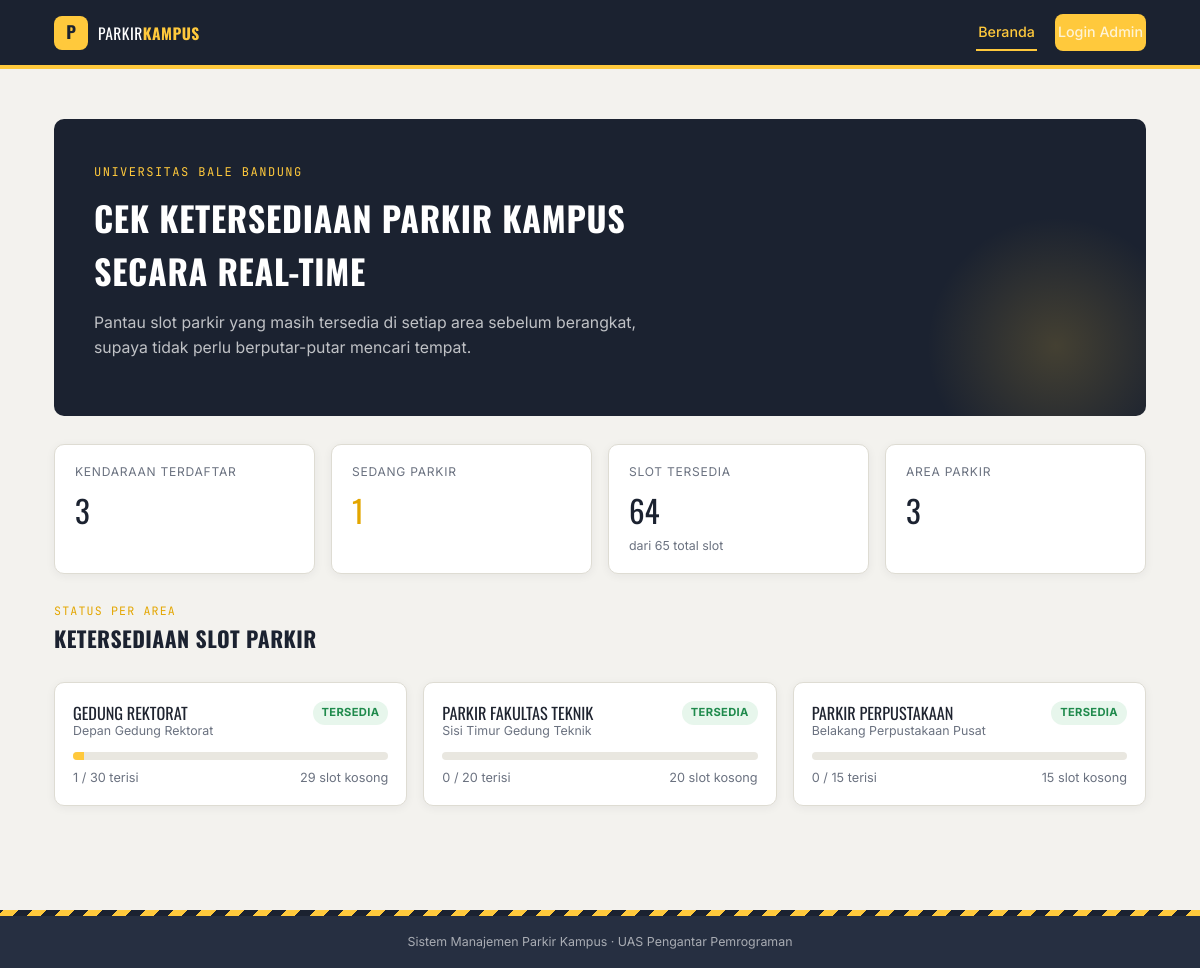
The page / on the database its author committed.
### models.py (models this page shows, shortened)
class AreaParkir(db.Model):
    __tablename__ = "area_parkir"
    id = db.Column(db.Integer, primary_key=True)
    nama_area = db.Column(db.String(100), unique=True, nullable=False)
    lokasi = db.Column(db.String(150), nullable=True)
    kapasitas = db.Column(db.Integer, nullable=False, default=0)
    keterangan = db.Column(db.String(255), nullable=True)
    created_at = db.Column(db.DateTime, default=datetime.utcnow)
    transaksi = db.relationship(
        "Transaksi", backref="area", cascade="all, delete-orphan", lazy=True
    )
    @property
    def terpakai(self):
        return sum(1 for t in self.transaksi if t.status == "Masih Parkir")
    @property
    def tersedia(self):
        return max(self.kapasitas - self.terpakai, 0)
    @property
    def penuh(self):
        return self.terpakai >= self.kapasitas

class Transaksi(db.Model):
    __tablename__ = "transaksi"
    id = db.Column(db.Integer, primary_key=True)
    kendaraan_id = db.Column(db.Integer, db.ForeignKey("kendaraan.id"), nullable=False)
    area_id = db.Column(db.Integer, db.ForeignKey("area_parkir.id"), nullable=False)
    waktu_masuk = db.Column(db.DateTime, default=datetime.utcnow, nullable=False)
    waktu_keluar = db.Column(db.DateTime, nullable=True)
    status = db.Column(db.String(20), nullable=False, default=STATUS_TRANSAKSI[0])
    petugas = db.Column(db.String(100), nullable=False)
    catatan = db.Column(db.String(255), nullable=True)
    created_at = db.Column(db.DateTime, default=datetime.utcnow)

### routes/public.py (the view)
@public_bp.route("/")
def index():
    total_kendaraan = Kendaraan.query.count()
    total_area = AreaParkir.query.count()
    sedang_parkir = Transaksi.query.filter_by(status="Masih Parkir").count()
    total_kapasitas = db.session.query(db.func.sum(AreaParkir.kapasitas)).scalar() or 0
    total_tersedia = max(total_kapasitas - sedang_parkir, 0)
    daftar_area = AreaParkir.query.order_by(AreaParkir.nama_area.asc()).all()
    return render_template(
        "public/index.html",
        nama_kampus=current_app.config.get("NAMA_KAMPUS"),
        total_kendaraan=total_kendaraan,
        total_area=total_area,
        sedang_parkir=sedang_parkir,
        total_kapasitas=total_kapasitas,
        total_tersedia=total_tersedia,
        daftar_area=daftar_area,
    )

### templates/public/index.html (shortened to what this page needs)
{% extends "base.html" %}
{% block content %}
<section class="hero">
  <span class="eyebrow">{{ nama_kampus }}</span>
  <h1>Cek Ketersediaan Parkir Kampus Secara Real-Time</h1>
  <p class="lead">
    Pantau slot parkir yang masih tersedia di setiap area sebelum berangkat,
    supaya tidak perlu berputar-putar mencari tempat.
  </p>
</section>
<div class="stat-grid">
  <div class="stat-card">
    <div class="stat-label">Kendaraan Terdaftar</div>
    <div class="stat-value">{{ total_kendaraan }}</div>
  </div>
  <div class="stat-card">
    <div class="stat-label">Sedang Parkir</div>
    <div class="stat-value accent">{{ sedang_parkir }}</div>
  </div>
  <div class="stat-card">
    <div class="stat-label">Slot Tersedia</div>
    <div class="stat-value">{{ total_tersedia }}</div>
    <div class="stat-sub">dari {{ total_kapasitas }} total slot</div>
  </div>
  <div class="stat-card">
    <div class="stat-label">Area Parkir</div>
    <div class="stat-value">{{ total_area }}</div>
  </div>
</div>
<div class="section-head">
  <div>
    <span class="kicker">Status per area</span>
    <h2>Ketersediaan Slot Parkir</h2>
  </div>
</div>
{% if daftar_area %}
<div class="area-grid">
  {% for area in daftar_area %}
    <div class="area-card">
      <div class="area-card__head">
        <div>
          <div class="area-card__name">{{ area.nama_area }}</div>
          {% if area.lokasi %}<div class="area-card__loc">{{ area.lokasi }}</div>{% endif %}
        </div>
        {% if area.penuh %}
          <span class="badge badge--full">Penuh</span>
        {% elif area.tersedia <= 5 %}
          <span class="badge badge--warn">Hampir Penuh</span>
        {% else %}
          <span class="badge badge--ok">Tersedia</span>
        {% endif %}
      </div>
      <div class="progress">
        <div class="progress__bar {{ 'is-full' if area.penuh }}"
             style="width: {{ (area.terpakai / area.kapasitas * 100) if area.kapasitas else 0 }}%;"></div>
      </div>
      <div class="area-card__meta">
        <span>{{ area.terpakai }} / {{ area.kapasitas }} terisi</span>
        <span>{{ area.tersedia }} slot kosong</span>
      </div>
    </div>
  {% endfor %}
</div>
{% else %}
<div class="table-wrap"><div class="empty-state">
  <strong>Belum ada area parkir</strong>
  Data area parkir akan tampil di sini setelah admin menambahkannya.
</div></div>
{% endif %}
{% endblock %}

### templates/base.html (shortened to what this page needs)
<!DOCTYPE html>
<html lang="id">
<head>
<link rel="stylesheet" href="{{ url_for('static', filename='css/style.css') }}">
</head>
<body>
{% include "partials/navbar.html" %}
<main class="page">
  {% block content %}{% endblock %}
</main>
<footer class="site-footer">
  <div class="stripe-bar" aria-hidden="true"></div>
  <p>Sistem Manajemen Parkir Kampus &middot; UAS Pengantar Pemrograman</p>
</footer>
</body>
</html>

### templates/partials/navbar.html
<header class="navbar">
  <div class="navbar__inner">
    <a href="{{ url_for('public.index') }}" class="navbar__brand">
      <span class="brand-badge">P</span>
      <span class="brand-text">Parkir<strong>Kampus</strong></span>
    </a>
    <nav class="navbar__links">
      <a href="{{ url_for('public.index') }}" class="{{ 'is-active' if request.endpoint == 'public.index' }}">Beranda</a>
      {% if session.get('admin_id') %}
        <a href="{{ url_for('admin.dashboard') }}" class="{{ 'is-active' if request.endpoint and request.endpoint.startswith('admin.') }}">Dashboard</a>
        <a href="{{ url_for('admin.kendaraan_list') }}" class="{{ 'is-active' if request.endpoint == 'admin.kendaraan_list' }}">Kendaraan</a>
        <a href="{{ url_for('admin.area_list') }}" class="{{ 'is-active' if request.endpoint == 'admin.area_list' }}">Area Parkir</a>
        <a href="{{ url_for('admin.transaksi_list') }}" class="{{ 'is-active' if request.endpoint == 'admin.transaksi_list' }}">Transaksi</a>
        <span class="navbar__user">{{ session.get('admin_nama') }}</span>
        <a href="{{ url_for('auth.logout') }}" class="btn btn--ghost btn--sm">Keluar</a>
      {% else %}
        <a href="{{ url_for('auth.login') }}" class="btn btn--accent btn--sm">Login Admin</a>
      {% endif %}
    </nav>
  </div>
</header>

### rows shown on the page
AreaParkir: nama_area "GEDUNG REKTORAT", lokasi "Depan Gedung Rektorat", shows "TERSEDIA", terpakai "1", kapasitas "30", tersedia "29"
AreaParkir: nama_area "PARKIR FAKULTAS TEKNIK", lokasi "Sisi Timur Gedung Teknik", shows "TERSEDIA", terpakai "0", kapasitas "20", tersedia "20"
AreaParkir: nama_area "PARKIR PERPUSTAKAAN", lokasi "Belakang Perpustakaan Pusat", shows "TERSEDIA", terpakai "0", kapasitas "15", tersedia "15"

### other values the page prints
{{ nama_kampus }} "UNIVERSITAS BALE BANDUNG"
{{ total_kendaraan }} "3"
{{ sedang_parkir }} "1"
{{ total_tersedia }} "64"
{{ total_kapasitas }} "65"
{{ total_area }} "3"
